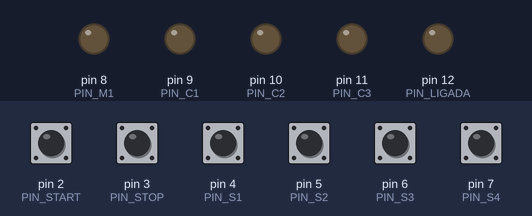
This sketch was run on a simulated Arduino Uno, built with avr-gcc and run on an emulated ATmega328P. Parts: output pins drawn as LEDs (lit = HIGH). The test bench sets the inputs (shaded band); at power-on: pin 2 (PIN_START), pin 3 (PIN_STOP), pin 4 (PIN_S1), pin 5 (PIN_S2), pin 6 (PIN_S3), pin 7 (PIN_S4) HIGH.

Above: at 1.2 s.
1.3 s: pin 2 (PIN_START) pulled LOW for 0.15 s
At 2.3 s:
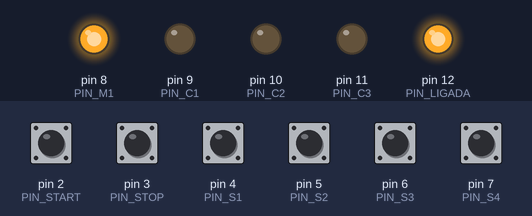
2.9 s: pin 7 (PIN_S4) pulled LOW for 0.15 s
At 3.5 s:
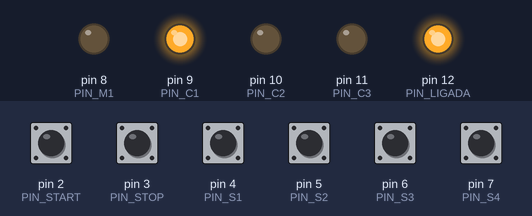
4.5 s: pin 4 (PIN_S1) pulled LOW for 0.15 s
At 7.3 s:
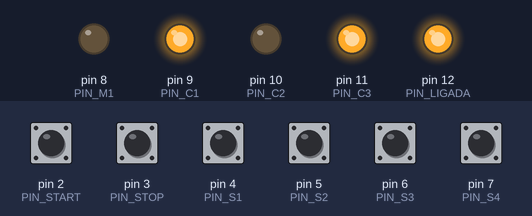
7.6 s: pin 6 (PIN_S3) pulled LOW for 0.15 s
At 10.4 s:
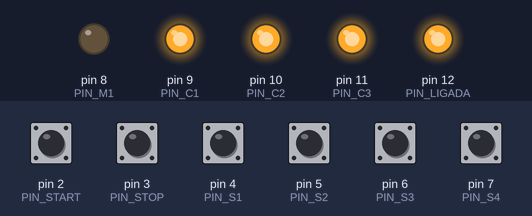
10.7 s: pin 5 (PIN_S2) pulled LOW for 0.15 s
At 11.4 s:
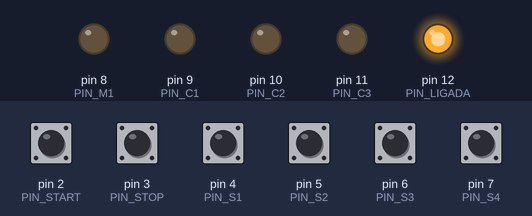
13.1 s: pin 2 (PIN_START) pulled LOW for 1 s
At 13.6 s:
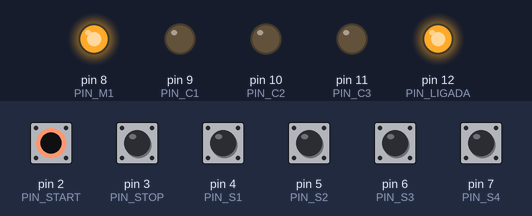
Timing chart, 0 to 16.1 s (numbered marks = the images above; inputs shaded):
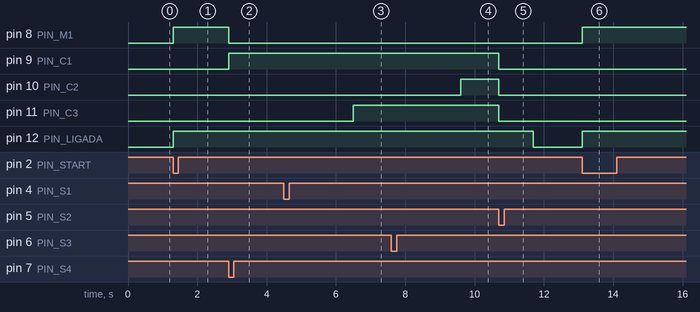

Measured:
- after the input at 1.3 s, pin 8 (PIN_M1), pin 12 (PIN_LIGADA): LOW → HIGH at once
- after the input at 2.9 s, pin 8 (PIN_M1): HIGH → LOW at once; pin 9 (PIN_C1): LOW → HIGH at once
- after the input at 4.5 s, pin 11 (PIN_C3): LOW → HIGH after 2.0 s
- after the input at 7.6 s, pin 10 (PIN_C2): LOW → HIGH after 2.0 s
- after the input at 10.7 s, pin 9 (PIN_C1), pin 10 (PIN_C2), pin 11 (PIN_C3): HIGH → LOW at once; pin 12 (PIN_LIGADA): HIGH → LOW after 1.0 s
- after the input at 13.1 s, pin 8 (PIN_M1), pin 12 (PIN_LIGADA): LOW → HIGH at once

The sketch:

ex14_dobrador_cantoneiras.ino
```cpp
const int PIN_START = 2;
const int PIN_STOP  = 3;
const int PIN_S1 = 4;
const int PIN_S2 = 5;
const int PIN_S3 = 6;
const int PIN_S4 = 7;

const int PIN_M1 = 8;
const int PIN_C1 = 9;
const int PIN_C2 = 10;
const int PIN_C3 = 11;
const int PIN_LIGADA = 12;

const unsigned long ESPERA_2S = 2000UL;
const unsigned long TEMPO_RECUO = 1000UL;

enum Estado {
  IDLE, ESPERA_S4, C1_AVANCA, ESPERA_2S_1,
  C3_AVANCA, ESPERA_2S_2, C2_AVANCA, RECUANDO
};
Estado estado = IDLE;

unsigned long tEstado = 0;

void setup() {
  pinMode(PIN_START, INPUT_PULLUP);
  pinMode(PIN_STOP,  INPUT_PULLUP);
  pinMode(PIN_S1, INPUT_PULLUP);
  pinMode(PIN_S2, INPUT_PULLUP);
  pinMode(PIN_S3, INPUT_PULLUP);
  pinMode(PIN_S4, INPUT_PULLUP);

  pinMode(PIN_M1, OUTPUT);
  pinMode(PIN_C1, OUTPUT);
  pinMode(PIN_C2, OUTPUT);
  pinMode(PIN_C3, OUTPUT);
  pinMode(PIN_LIGADA, OUTPUT);
}

void loop() {
  bool start = (digitalRead(PIN_START) == LOW);
  bool stop  = (digitalRead(PIN_STOP)  == LOW);
  bool s1 = (digitalRead(PIN_S1) == LOW);
  bool s2 = (digitalRead(PIN_S2) == LOW);
  bool s3 = (digitalRead(PIN_S3) == LOW);
  bool s4 = (digitalRead(PIN_S4) == LOW);

  if (stop) {
    estado = IDLE;
    digitalWrite(PIN_M1, LOW);
    digitalWrite(PIN_C1, LOW);
    digitalWrite(PIN_C2, LOW);
    digitalWrite(PIN_C3, LOW);
    digitalWrite(PIN_LIGADA, LOW);
    return;
  }

  switch (estado) {

    case IDLE:
      if (start) {
        digitalWrite(PIN_LIGADA, HIGH);
        digitalWrite(PIN_M1, HIGH);
        estado = ESPERA_S4;
      }
      break;

    case ESPERA_S4:
      if (s4) {
        digitalWrite(PIN_M1, LOW);
        digitalWrite(PIN_C1, HIGH);
        estado = C1_AVANCA;
      }
      break;

    case C1_AVANCA:
      if (s1) {
        tEstado = millis();
        estado = ESPERA_2S_1;
      }
      break;

    case ESPERA_2S_1:
      if (millis() - tEstado >= ESPERA_2S) {
        digitalWrite(PIN_C3, HIGH);
        estado = C3_AVANCA;
      }
      break;

    case C3_AVANCA:
      if (s3) {
        tEstado = millis();
        estado = ESPERA_2S_2;
      }
      break;

    case ESPERA_2S_2:
      if (millis() - tEstado >= ESPERA_2S) {
        digitalWrite(PIN_C2, HIGH);
        estado = C2_AVANCA;
      }
      break;

    case C2_AVANCA:
      if (s2) {

        digitalWrite(PIN_C1, LOW);
        digitalWrite(PIN_C2, LOW);
        digitalWrite(PIN_C3, LOW);
        tEstado = millis();
        estado = RECUANDO;
      }
      break;

    case RECUANDO:
      if (millis() - tEstado >= TEMPO_RECUO) {
        digitalWrite(PIN_LIGADA, LOW);
        estado = IDLE;
      }
      break;
  }
}
```
